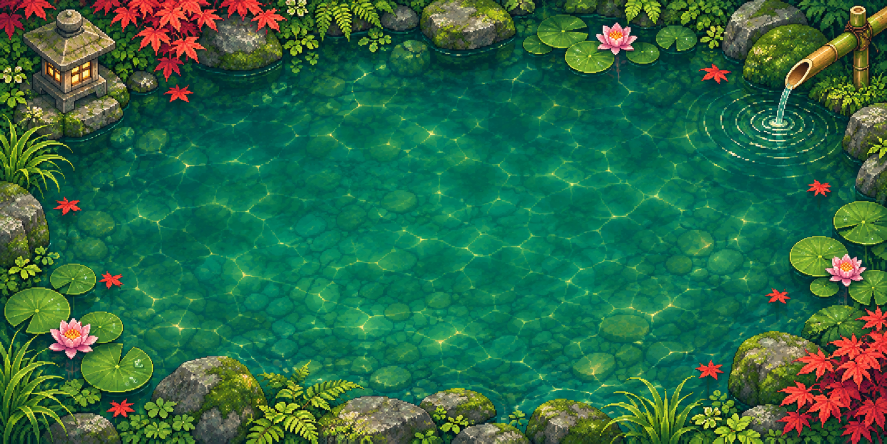
#> input picture pond-background.png, 1774 x 887 px (shown at 1/2 size)
$ python render_pond.py
#> lines starting #> are read from the running program, lines starting #| are printed output that depends on the picture
"""Render the activity koi in a living pond without modifying git-koi's GIF.

Run from the repository root after git-koi has generated koi/koi.gif.
The output uses one palette for the entire loop to avoid background flicker.
"""

from math import cos, pi, sin
from pathlib import Path

from PIL import Image, ImageDraw, ImageSequence


ROOT = Path(__file__).resolve().parent
SIZE = (960, 480)


def render_pond():
    background = Image.open(ROOT / "pond-background.png").convert("RGB")
#> background is the input picture: PIL image 1774x887 RGB; mean R, G, B 43.1, 106.1, 70
    background = background.resize(SIZE, Image.Resampling.LANCZOS)
#> background: PIL image 960x480 RGB
    with Image.open(ROOT / "koi/koi.gif") as source:
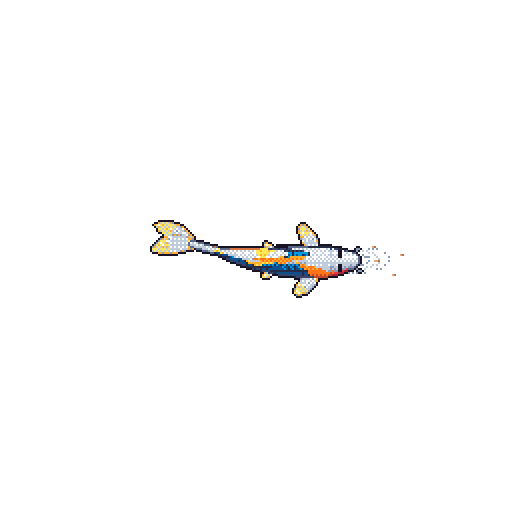
#> input picture koi/koi.gif, 512 x 512 px
#> source is the input picture: PIL image 512x512 P; mean R, G, B, A 3.8, 3.6, 3.4, 6.4
        source_size = source.size
#> source_size = (512, 512)
        frames = [
            (frame.convert("RGBA"), frame.info.get("duration", 70))
            for frame in ImageSequence.Iterator(source)
        ]
#> frames = 90 items
#> source: PIL image 512x512 RGBA
    if not frames or not any(frame.getbbox() for frame, _ in frames):
        raise ValueError("The source koi animation is empty")

    # Reserve palette colors for both the habitat and the activity-driven fish.
    samples = Image.new("RGB", (512, 512), "#18685b")
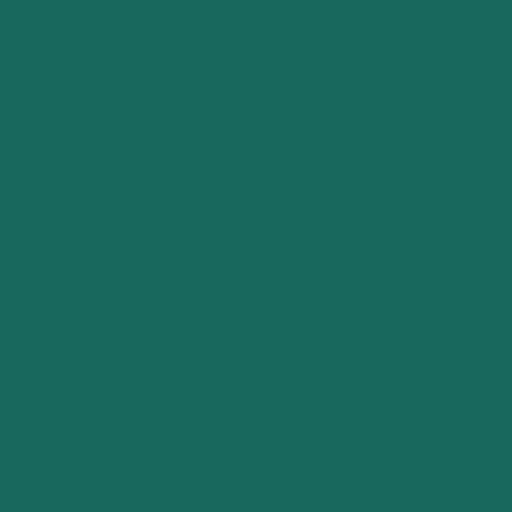
#> samples: PIL image 512x512 RGB; mean R, G, B 24, 104, 91
    for index, (frame, _) in enumerate(frames[:: max(1, len(frames) // 16)][:16]):
        box = frame.getbbox()
        if box:
            sprite = frame.crop(box)
            sprite.thumbnail((128, 128), Image.Resampling.NEAREST)
            samples.paste(sprite, ((index % 4) * 128, (index // 4) * 128), sprite)
#> this loop made 16 passes
#> box on passes 1 to 12: (150, 220, 404, 298), (146, 208, 394, 298), (146, 218, 402, 298), (146, 204, 394, 296), (144, 206, 386, 298), (146, 210, 404, 300), (146, 210, 398, 300), (146, 212, 392, 300), (148, 218, 404, 302), (150, 220, 398, 300), (148, 222, 394, 296), (152, 228, 414, 302)
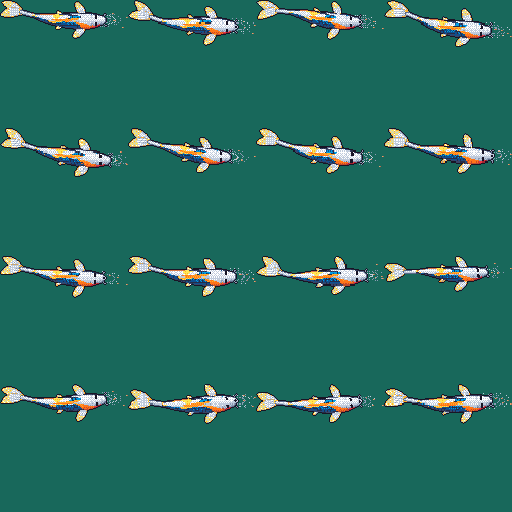
#> samples: PIL image 512x512 RGB; mean R, G, B 37.5, 108.3, 95.9
    colors = background.quantize(colors=208).getpalette()[: 208 * 3]
#> colors = 624 values, max 251 at index 315, min 0 at index 561, mean 72.26
    colors += samples.quantize(colors=48).getpalette()[: 48 * 3]
#> colors = 705 values, max 255 at index 624, min 0 at index 561, mean 78.19
    palette = Image.new("P", (1, 1))
    palette.putpalette(colors)

    output_frames = []
    durations = []
    for index, (fish, duration) in enumerate(frames):
        phase = 2 * pi * index / len(frames)
        scene = background.convert("RGBA")
        water = Image.new("RGBA", SIZE)
        draw = ImageDraw.Draw(water)
        box = fish.getbbox()
        if not box:
            raise ValueError("A source koi frame has no visible fish")
        center_x = (box[0] + box[2]) / 2
        center_y = (box[1] + box[3]) / 2
        pond_x = 480 + (center_x / source_size[0] - 0.5) * 540
        pond_y = 242 + (center_y / source_size[1] - 0.5) * 290

        # Short, gentle glints make the open water feel alive without flashing.
        for number in range(5):
            x = pond_x + 80 * sin(number * 2.3) + 3 * sin(phase + number)
            y = pond_y + 65 * cos(number * 2.3) + 2 * cos(phase + number)
            glow = int(18 + 22 * (1 + sin(phase + number * 1.7)) / 2)
            draw.line((x - 5, y, x + 5, y), fill=(211, 240, 184, glow), width=1)
            draw.line((x, y - 2, x, y + 2), fill=(211, 240, 184, glow), width=1)

        # Keep the moving wake local to the fish so GIF delta frames stay small.
        for ring in range(2):
            progress = (index / len(frames) * 4 + ring / 3) % 1
            radius = 22 + 32 * progress
            opacity = int(45 * (1 - progress))
            draw.ellipse((pond_x - radius, pond_y - radius / 2,
                          pond_x + radius, pond_y + radius / 2),
                         outline=(201, 235, 185, opacity), width=1)
        scene = Image.alpha_composite(scene, water)

        if box:
            sprite = fish.crop(box)
            # Preserve the koi's appearance and animation, fitting its orbit to
            # the open water rather than leaving its transparent square visible.
            scale = 0.98 * min(512 / source_size[0], 512 / source_size[1])
            sprite = sprite.resize((max(1, round(sprite.width * scale)),
                                    max(1, round(sprite.height * scale))),
                                   Image.Resampling.NEAREST)
            x = round(pond_x - sprite.width / 2)
            y = round(pond_y - sprite.height / 2)
            shadow = Image.new("RGBA", sprite.size, (2, 33, 32, 0))
            shadow.putalpha(sprite.getchannel("A").point(lambda alpha: alpha // 4))
            scene.alpha_composite(shadow, (x + 6, y + 7))
            scene.alpha_composite(sprite, (x, y))

        output_frames.append(scene.convert("RGB").quantize(
            palette=palette, dither=Image.Dither.NONE))
        durations.append(duration)
#> this loop made 90 passes
#> (duration, phase, box, center_x, center_y, pond_x, pond_y, x) on passes 1 to 11: (70, 0, (150, 220, 404, 298), 277, 259, 502.1, 243.7, 378), (60, 0.0698, (148, 216, 402, 298), 275, 257, 500, 242.6, 376), (70, 0.14, (148, 212, 400, 298), 274, 255, 499, 241.4, 375), (70, 0.209, (148, 210, 398, 298), 273, 254, 497.9, 240.9, 375), (60, 0.279, (148, 208, 396, 298), 272, 253, 496.9, 240.3, 375), (70, 0.349, (146, 208, 394, 298), 270, 253, 494.8, 240.3, 373), (70, 0.419, (146, 210, 410, 298), 278, 254, 503.2, 240.9, 374), (60, 0.489, (144, 212, 408, 298), 276, 255, 501.1, 241.4, 372), (70, 0.559, (144, 216, 406, 298), 275, 257, 500, 242.6, 372), (70, 0.628, (146, 218, 404, 298), 275, 258, 500, 243.1, 374), (60, 0.698, (146, 218, 402, 298), 274, 258, 499, 243.1, 373)
#> (phase, center_x, center_y, pond_x, pond_y, x, y) on passes 61 to 66: (4.19, 281, 270, 506.4, 249.9, 382, 213), (4.26, 280, 270, 505.3, 249.9, 382, 213), (4.33, 280, 270, 505.3, 249.9, 382, 213), (4.4, 279, 270, 504.3, 249.9, 382, 213), (4.47, 278, 271, 503.2, 250.5, 382, 212), (4.54, 278, 271, 503.2, 250.5, 382, 212)
#> pass 1, in render_pond, `sprite = sprite.resize((max(1, round(sprite.width * scale)), max(1, ro..`:
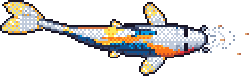
#> sprite: PIL image 249x76 RGBA; mean R, G, B, A 50.9, 48.5, 45.7, 85.5; transparent parts drawn white
#> after the loop:
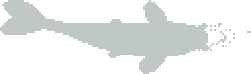
#> shadow: PIL image 251x74 RGBA; mean R, G, B, A 2, 33, 32, 21.3; transparent parts drawn white
#> after the loop:
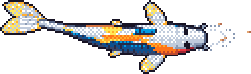
#> sprite: PIL image 251x74 RGBA; mean R, G, B, A 51.7, 49.2, 46.4, 86.3; transparent parts drawn white

    destination = ROOT / "koi/pond.gif"
    temporary = destination.with_suffix(".tmp.gif")
    output_frames[0].save(temporary, save_all=True,
                          append_images=output_frames[1:], duration=durations,
                          loop=0, optimize=False, disposal=1)
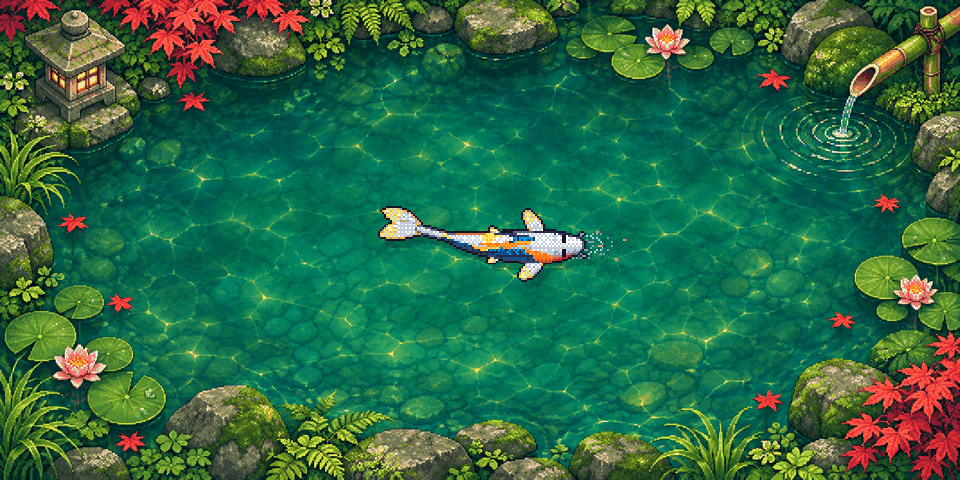
#> saved as pond.tmp.gif: PIL image 960x480 P; mean R, G, B 43.9, 105.1, 69.5
    temporary.replace(destination)
    print(f"Rendered {len(output_frames)} frames to {destination} "
#> (the run stopped early here; a loop or call above may not have finished)
